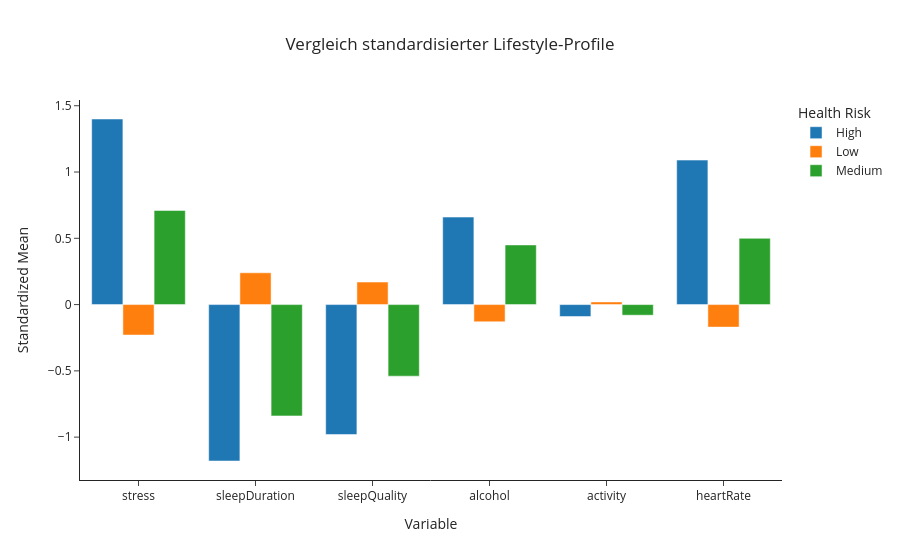

Write notebook code for a chart like this one.
### Markdown cell above
**Radar ist intuitiv, Balken sind analytisch klarer.**

### Code cell
# Bar Plot

melted_profiles = profile_means.melt(
    id_vars="healthRisk",
    value_vars=profile_vars,
    var_name="Variable",
    value_name="Standardized Mean"
)

fig = px.bar(
    melted_profiles,
    x="Variable",
    y="Standardized Mean",
    color="healthRisk",
    barmode="group",
    template="simple_white",
    title="Vergleich standardisierter Lifestyle-Profile",
    labels=labels
)

fig.update_layout(title_x=0.5)
fig.show()

### Figure 1 — Plotly figure (JSON) as saved in the notebook; plotly's stock layout.template omitted (floating-point values rounded to 4 significant figures)
{"data": [{"alignmentgroup": "True", "hovertemplate": "Health Risk=High<br>Variable=%{x}<br>Standardized Mean=%{y}<extra></extra>", "legendgroup": "High", "marker": {"color": "#1F77B4", "pattern": {"shape": ""}}, "name": "High", "offsetgroup": "High", "orientation": "v", "showlegend": true, "textposition": "auto", "type": "bar", "x": ["stress", "sleepDuration", "sleepQuality", "alcohol", "activity", "heartRate"], "xaxis": "x", "y": [1.4, -1.18, -0.98, 0.66, -0.09, 1.09], "yaxis": "y"}, {"alignmentgroup": "True", "hovertemplate": "Health Risk=Low<br>Variable=%{x}<br>Standardized Mean=%{y}<extra></extra>", "legendgroup": "Low", "marker": {"color": "#FF7F0E", "pattern": {"shape": ""}}, "name": "Low", "offsetgroup": "Low", "orientation": "v", "showlegend": true, "textposition": "auto", "type": "bar", "x": ["stress", "sleepDuration", "sleepQuality", "alcohol", "activity", "heartRate"], "xaxis": "x", "y": [-0.23, 0.24, 0.17, -0.13, 0.02, -0.17], "yaxis": "y"}, {"alignmentgroup": "True", "hovertemplate": "Health Risk=Medium<br>Variable=%{x}<br>Standardized Mean=%{y}<extra></extra>", "legendgroup": "Medium", "marker": {"color": "#2CA02C", "pattern": {"shape": ""}}, "name": "Medium", "offsetgroup": "Medium", "orientation": "v", "showlegend": true, "textposition": "auto", "type": "bar", "x": ["stress", "sleepDuration", "sleepQuality", "alcohol", "activity", "heartRate"], "xaxis": "x", "y": [0.71, -0.84, -0.54, 0.45, -0.08, 0.5], "yaxis": "y"}], "layout": {"barmode": "group", "legend": {"title": {"text": "Health Risk"}, "tracegroupgap": 0}, "title": {"text": "Vergleich standardisierter Lifestyle-Profile", "x": 0.5}, "xaxis": {"anchor": "y", "domain": [0, 1], "title": {"text": "Variable"}}, "yaxis": {"anchor": "x", "domain": [0, 1], "title": {"text": "Standardized Mean"}}}}
